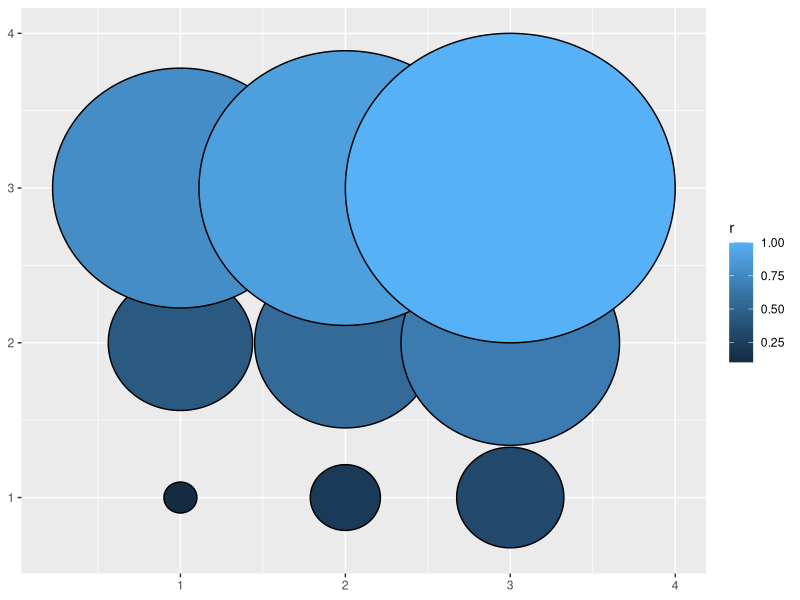
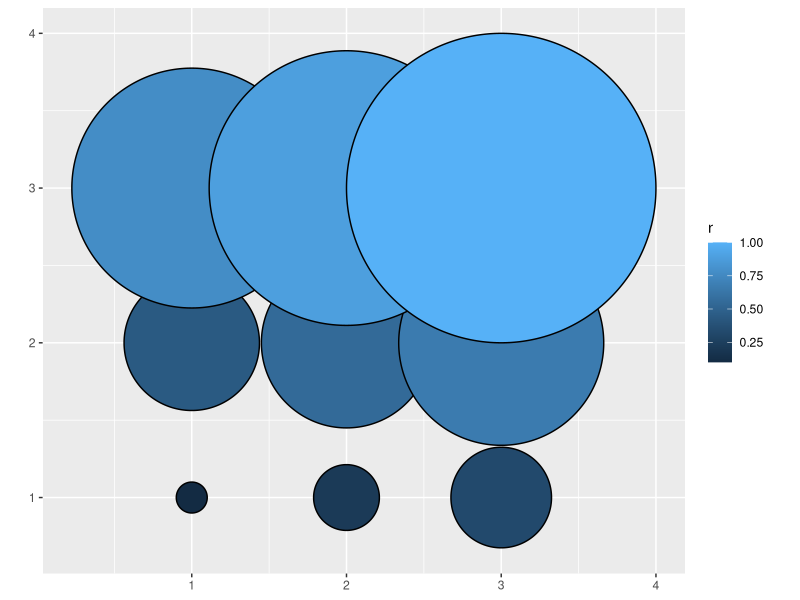

Source code (R) for these figures, in order:
library(ggforce)


### Name: geom_circle
### Title: Circles based on center and radius
### Aliases: geom_circle stat_circle

### ** Examples

# Lets make some data
circles <- data.frame(
  x0 = rep(1:3, 3),
  y0 = rep(1:3, each = 3),
  r = seq(0.1, 1, length.out = 9)
)

# Behold the some circles
ggplot() +
  geom_circle(aes(x0 = x0, y0 = y0, r = r, fill = r), data = circles)

# Use coord_fixed to ensure true circularity
ggplot() +
  geom_circle(aes(x0 = x0, y0 = y0, r = r, fill = r), data = circles) +
  coord_fixed()
